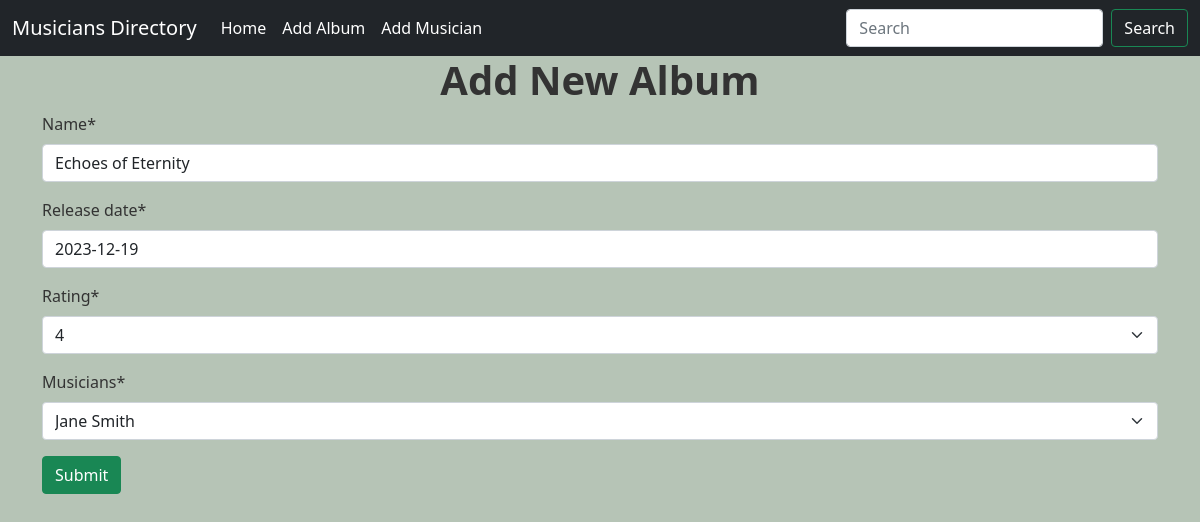
The page /album/edit/1 on the database its author committed.
### album/models.py (models this page shows, shortened)
class Album(models.Model):
    name = models.CharField(max_length=200)
    release_date = models.DateField(default=date.today)
    RATING_CHOICES = [
        (1, '1'),
        (2, '2'),
        (3, '3'),
        (4, '4'),
        (5, '5'),
    ]
    rating = models.IntegerField(choices=RATING_CHOICES)
    musicians = models.ForeignKey(
        musicians, on_delete=models.CASCADE, related_name='album')

### album/views.py (the view)
# urls.py: path('edit/<int:id>', views.editalbum, name='editalbum'),
def editalbum(request, id):
    album = Album.objects.get(pk=id)
    form = forms.add_album(instance=album)
    if request.method == 'POST':
        form = forms.add_album(request.POST, instance=album)
        if form.is_valid():
            form.save()
            return redirect('home')
    return render(request, 'album.html', {'form': form})

### album/forms.py
class add_album(forms.ModelForm):
    class Meta:
        model = models.Album
        fields = '__all__'

### musician/models.py (called while the page is built)
    def __str__(self):
        return f"{self.first_name} {self.last_name}"

### album/templates/album.html
{% extends "base.html" %}
{% block content %}
{% load crispy_forms_tags %}
<h1 class="text-center fw-bold">Add New Album</h1>
<form method="post" class="container">
  {% csrf_token %} {{ form|crispy }}
  <button type="submit" class="btn btn-success">Submit</button>
</form>
{% endblock %}

### templates/base.html (style rules this page uses)
body { background-color: #B6C4B6; color: #333; }

### rows shown on the page
Album: name "Echoes of Eternity", release_date "2023-12-19", rating "4", musicians "Jane Smith"
